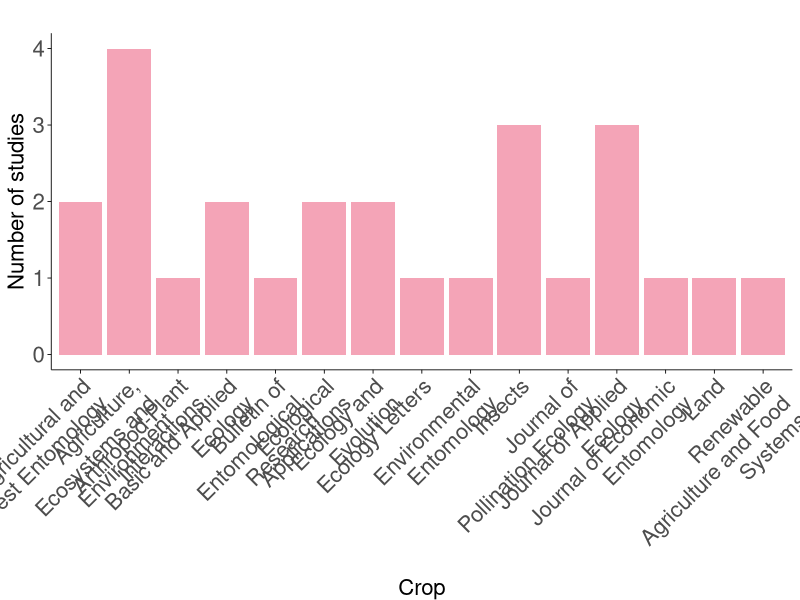

Reproduce this figure in R. (Note: this script raises an error after producing the figure.)
################################################################################
#### Ecological Synthesis Lab (SintECO): https://marcomellolab.wordpress.com

#### Authors: Cristina A. Kita, Isabel Alves-dos-Santos, Michael Hrncir, 
#### Sara D. Leonhardt & Marco A. R. Mello

#### See README for further info:
#### https://github.com/CKita/BeeFlow#readme
################################################################################


################################################################################
############################# JOURNALS #########################################
################################################################################


#Let's get ready for running the code provided here. 

#Set the working directory to the source of this script file  
setwd(dirname(rstudioapi::getActiveDocumentContext()$path))
getwd()

#Delete all previous objects
rm(list= ls())

#Load or install the required packages
if(!require(dplyr)){
  install.packages("dplyr")
  library(dplyr)
}

if(!require(ggplot2)){
  install.packages("ggplot2")
  library(ggplot2)
}

if(!require(stringr)){
  install.packages("stringr")
  library(stringr)
}

# First, let's import and check our data set
articles <- read.csv("../Data/Article.csv", h= T, sep = ",")
class(articles)
str(articles)
head(articles)
tail(articles)

# Count the journals
journal_freq <- articles %>%
  count(Journal) %>%
  arrange(desc(n)) %>%
  rename(Frequency = n)

#Choose the colors of the bar graph 

color <- "#f4a4b7" 

# Plot the bar graph
g1 <- ggplot(journal_freq, aes(x = str_wrap(Journal, width = 20),
                               y = Frequency)) +
  geom_bar(stat = "identity", fill = color) +
  labs(title = "",
       x = "Crop",
       y = "Number of studies") +
  theme_minimal() +
  theme(panel.grid.major = element_blank(),        
        panel.grid.minor = element_blank(),        
        axis.title.x = element_text(vjust = -0.5),         
        axis.title.y = element_text(vjust = 1),
        axis.text.x = element_text(angle = 45, hjust = 1),
        axis.line = element_line(color = "black", size = 0.3), 
        axis.ticks = element_line(color = "black", size = 0.3),  
        axis.title = element_text(size = 16),      
        axis.text = element_text(size = 16))
g1

#Export the bar graph as PNG image.

png("../Figure/journals.png", res = 300,
    width = 5000, height = 2000, unit = "px")

g1

dev.off()

########################### THE END ############################################
